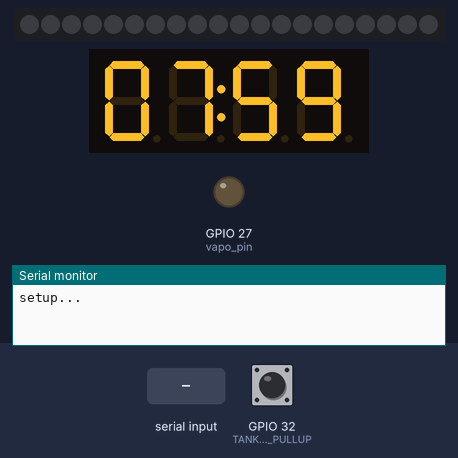
Bench run of a sketch on a simulated ESP32. On the bench: 20 RGB LEDs in strip order, left to right, 4-digit seven-segment display, output pins drawn as LEDs (lit = HIGH), the last lines printed to the serial monitor. Dashed ring = blinking. The inputs (shaded band) are chosen by the test bench; at power-on: GPIO 32 (TANK_PIN_PULLUP) HIGH. Dim RGB values are drawn brighter than linear; the audio player accepts every command and is not drawn.

Above: at 2.1 s.
At 15.9 s:
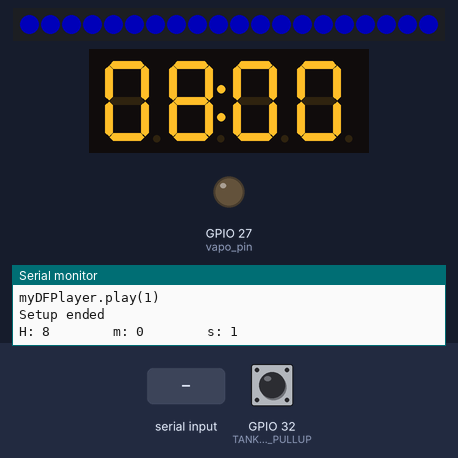
16.0 s: GPIO 32 (TANK_PIN_PULLUP) pulled LOW for 1.95 s
At 17.7 s:
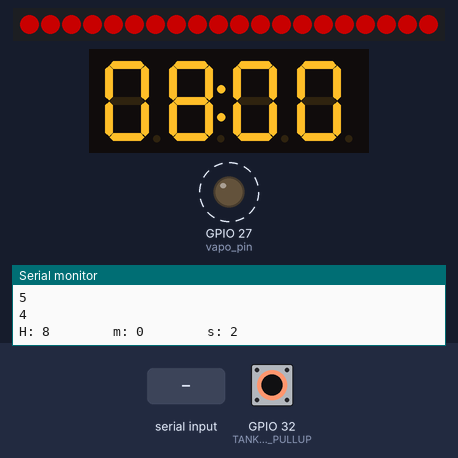
19.8 s: "n\n" received over Serial
At 21.0 s:
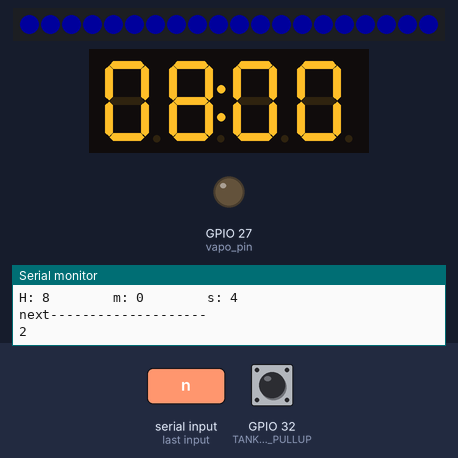
22.3 s: GPIO 32 (TANK_PIN_PULLUP) pulled LOW for 3.2 s
At 24.5 s:
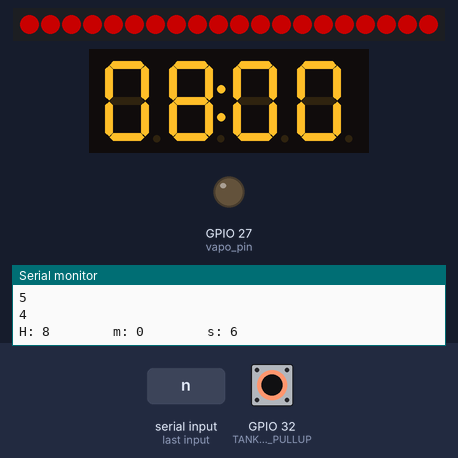
Timing chart, 0 to 31.7 s (numbered marks = the images above; inputs shaded):
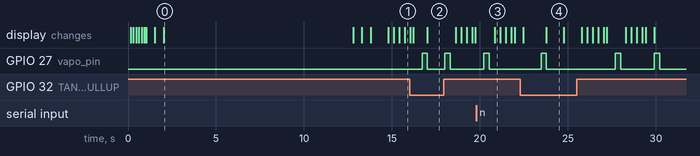

The sketch:

Moka.ino
```cpp
/***************************************************
Demo per moka.
Questo sketch inizializza l'orario del display ad una prefissata impostabile da setup().
Dopo un tot di secondi prefissati da un delay fa scattare l'orario un minuto avanti e fa partire il vaporizzatore insieme
allo speaker che suona il rumore della moka.
Per attivare il pulsante vapo utilizzare un MOS canale N
 ****************************************************/
#include"moka_SD.h"
#include"moka_display.h"
//#include"moka_vapo.h"
#include"moka_LED.h"

#define ON 1
#define OFF 0

extern byte hours;
void setup()
{
  Serial.begin(9600);
  moka_LED_setup();
  moka_display_setup_1();
  moka_SD_setup();
  moka_vapo_setup();
  moka_display_setup_2();
  Serial.println("Setup ended");
  delay(1000);
}

void loop()
{
  moka_display_loop();
  tank_check();
  if(tank_status){
    if (hours==8){
      moka_SD_loop();
      //button_moka_vapo(delay_vapo);   //fa partire il vapo dopo delay_vapo secondi dall'inizio della riproduzione
      if ((minutes==0)&&(seconds<10)){
          button_moka_vapo(ON);
          LED_fading();
      }
      else{
        button_moka_vapo(OFF);
        LED_off();
      }
    }
  }
  else{
    LED_blinking();
    button_moka_vapo(OFF);
  }
  moka_vapo_loop();
}
```

moka_LED.h
```cpp
#include <Adafruit_NeoPixel.h>

#define LED_PIN 4
#define TANK_PIN_PULLUP 32
#define TANK_PIN_NO_PULLUP 33 // CREDO CHE IL SENSORE NON ABBIA BISOGNO DI PULLUP MA IN CASO LO PREDISPONGO
int tank_status;

// Parameter 1 = number of pixels in strip
// Parameter 2 = Arduino pin number (most are valid)
// Parameter 3 = pixel type flags, add together as needed:
//   NEO_KHZ800  800 KHz bitstream (most NeoPixel products w/WS2812 LEDs)
//   NEO_KHZ400  400 KHz (classic 'v1' (not v2) FLORA pixels, WS2811 drivers)
//   NEO_GRB     Pixels are wired for GRB bitstream (most NeoPixel products)
//   NEO_RGB     Pixels are wired for RGB bitstream (v1 FLORA pixels, not v2)
Adafruit_NeoPixel strip = Adafruit_NeoPixel(20, LED_PIN, NEO_GRB + NEO_KHZ800);

// IMPORTANT: To reduce NeoPixel burnout risk, add 1000 uF capacitor across
// pixel power leads, add 300 - 500 Ohm resistor on first pixel's data input
// and minimize distance between Arduino and first pixel. Avoid connecting
// on a live circuit... if you must, connect GND first.


void  moka_LED_setup() {
  strip.begin();
  strip.show(); // initialize all pixels to "off"
  pinMode(TANK_PIN_PULLUP, INPUT_PULLUP);
  pinMode(TANK_PIN_NO_PULLUP, INPUT);
}
// 0 to 255
void brighten() {
  uint16_t i, j;

  for (j = 10; j < 100; j++) {
    for (i = 0; i < strip.numPixels(); i++) {
      strip.setPixelColor(i, 0, 0, j);
    }
    strip.show();
    delay(15);
  }
  delay(500);
}

// 255 to 0
void darken() {
  Serial.begin(9600);
  uint16_t i, j;

  for (j = 100; j > 10; j--) {
    for (i = 0; i < strip.numPixels(); i++) {
      strip.setPixelColor(i, 0, 0, j);
    }
    strip.show();
    delay(15);
    //Serial.println(j);
  }
  delay(500);
}
void LED_fading() {
  static int fading_status=0;
  if (fading_status==0){
     brighten();
     fading_status=1;
  }
  else{
    darken();
    fading_status=0;
  }
  //brighten();
  //darken();
}
void LED_off() {
  strip.clear();
  strip.show();
}

void tank_check(){
  if (digitalRead(TANK_PIN_PULLUP)==LOW)
    tank_status=0;
  else
    tank_status=1;
}

void LED_blinking(){
  static int blinking_status=0;
  uint16_t i;
  if (blinking_status==0){
      for (i = 0; i < strip.numPixels(); i++) {
      strip.setPixelColor(i, 100, 0, 0);
    }
    strip.show();
    delay(1000);
    blinking_status=1;
  }
  else{
    LED_off();
    delay(1000);
    blinking_status=0;
  }
}
```

moka_SD.h
```cpp
// (licence header left out)
/***********Notice and Trouble shooting***************
 1.Connection and Diagram can be found here
<https://www.dfrobot.com/wiki/index.php/DFPlayer_Mini_SKU:DFR0299#Connection_Diagram>
 2.This code is tested on ESP32 boards (changes by pcbreflux).
 ****************************************************/

#include <Arduino.h>
//#include <SoftwareSerial.h>
//#include "AltSoftSerial.h"
#include "DFRobotDFPlayerMini.h"

//SoftwareSerial mySoftwareSerial(16, 17); // RX, TX
//AltSoftSerial mySoftwareSerial(16, 17); // RX, TX
HardwareSerial mySoftwareSerial(1);
DFRobotDFPlayerMini myDFPlayer;
void printDetail(uint8_t type, int value);

void moka_SD_setup()
{
  mySoftwareSerial.begin(9600, SERIAL_8N1, 16, 17);  // speed, type, RX, TX
  Serial.println();
  Serial.println(F("DFRobot DFPlayer Mini Demo"));
  Serial.println(F("Initializing DFPlayer ... (May take 3~5 seconds)"));

  if (!myDFPlayer.begin(mySoftwareSerial)) {  //Use softwareSerial to communicate with mp3.

    Serial.println(myDFPlayer.readType(),HEX);
    Serial.println(F("Unable to begin:"));
    Serial.println(F("1.Please recheck the connection!"));
    Serial.println(F("2.Please insert the SD card!"));
    while(true);
  }
  Serial.println(F("DFPlayer Mini online."));

  myDFPlayer.setTimeOut(500); //Set serial communictaion time out 500ms

  //----Set volume----
  myDFPlayer.volume(20);  //Set volume value (0~30).
  myDFPlayer.volumeUp(); //Volume Up
  myDFPlayer.volumeDown(); //Volume Down

  //----Set different EQ----
  myDFPlayer.EQ(DFPLAYER_EQ_NORMAL);
//  myDFPlayer.EQ(DFPLAYER_EQ_POP);
//  myDFPlayer.EQ(DFPLAYER_EQ_ROCK);
//  myDFPlayer.EQ(DFPLAYER_EQ_JAZZ);
//  myDFPlayer.EQ(DFPLAYER_EQ_CLASSIC);
//  myDFPlayer.EQ(DFPLAYER_EQ_BASS);

  //----Set device we use SD as default----
//  myDFPlayer.outputDevice(DFPLAYER_DEVICE_U_DISK);
  myDFPlayer.outputDevice(DFPLAYER_DEVICE_SD);
//  myDFPlayer.outputDevice(DFPLAYER_DEVICE_AUX);
//  myDFPlayer.outputDevice(DFPLAYER_DEVICE_SLEEP);
//  myDFPlayer.outputDevice(DFPLAYER_DEVICE_FLASH);

  //----Mp3 control----
//  myDFPlayer.sleep();     //sleep
//  myDFPlayer.reset();     //Reset the module
//  myDFPlayer.enableDAC();  //Enable On-chip DAC
//  myDFPlayer.disableDAC();  //Disable On-chip DAC
//  myDFPlayer.outputSetting(true, 15); //output setting, enable the output and set the gain to 15

  int delayms=100;
  //----Mp3 play----
  /*
  Serial.println(F("myDFPlayer.next()"));
  myDFPlayer.next();  //Play next mp3
  delay(delayms);
  Serial.println(F("myDFPlayer.previous()"));
  myDFPlayer.previous();  //Play previous mp3
  delay(delayms);
  Serial.println(F("myDFPlayer.play(1)"));
  myDFPlayer.play(1);  //Play the first mp3
  delay(delayms);
  Serial.println(F("myDFPlayer.loop(1)"));
  myDFPlayer.loop(1);  //Loop the first mp3
  delay(delayms);
  Serial.println(F("myDFPlayer.pause()"));
  myDFPlayer.pause();  //pause the mp3
  delay(delayms);
  Serial.println(F("myDFPlayer.start()"));
  myDFPlayer.start();  //start the mp3 from the pause
  delay(delayms);
  Serial.println(F("myDFPlayer.playFolder(15, 4)"));
  myDFPlayer.playFolder(15, 4);  //play specific mp3 in SD:/15/004.mp3; Folder Name(1~99); File Name(1~255)
  delay(delayms);
  Serial.println(F("myDFPlayer.enableLoopAll()"));
  myDFPlayer.enableLoopAll(); //loop all mp3 files.
  delay(delayms);
  Serial.println(F("myDFPlayer.disableLoopAll()"));
  myDFPlayer.disableLoopAll(); //stop loop all mp3 files.
  delay(delayms);
  Serial.println(F("myDFPlayer.playMp3Folder(4)"));
  myDFPlayer.playMp3Folder(4); //play specific mp3 in SD:/MP3/0004.mp3; File Name(0~65535)
  delay(delayms);
  Serial.println(F("myDFPlayer.advertise(3)"));
  myDFPlayer.advertise(3); //advertise specific mp3 in SD:/ADVERT/0003.mp3; File Name(0~65535)
  delay(delayms);
  Serial.println(F("myDFPlayer.stopAdvertise()"));
  myDFPlayer.stopAdvertise(); //stop advertise
  delay(delayms);
  Serial.println(F("myDFPlayer.playLargeFolder(2,999)"));
  myDFPlayer.playLargeFolder(2, 999); //play specific mp3 in SD:/02/004.mp3; Folder Name(1~10); File Name(1~1000)
  delay(delayms);
  Serial.println(F("myDFPlayer.loopFolder(5)"));
  myDFPlayer.loopFolder(5); //loop all mp3 files in folder SD:/05.
  delay(delayms);
  Serial.println(F("myDFPlayer.randomAll()"));
  myDFPlayer.randomAll(); //Random play all the mp3.
  delay(delayms);
  Serial.println(F("myDFPlayer.enableLoop()"));
  myDFPlayer.enableLoop(); //enable loop.
  delay(delayms);
  Serial.println(F("myDFPlayer.disableLoop()"));
  myDFPlayer.disableLoop(); //disable loop.
  delay(delayms);
  */

  //----Read imformation----
  Serial.println(F("readState--------------------"));
  Serial.println(myDFPlayer.readState()); //read mp3 state
  Serial.println(F("readVolume--------------------"));
  Serial.println(myDFPlayer.readVolume()); //read current volume
  //Serial.println(F("readEQ--------------------"));
  //Serial.println(myDFPlayer.readEQ()); //read EQ setting
  Serial.println(F("readFileCounts--------------------"));
  Serial.println(myDFPlayer.readFileCounts()); //read all file counts in SD card
  Serial.println(F("readCurrentFileNumber--------------------"));
  Serial.println(myDFPlayer.readCurrentFileNumber()); //read current play file number
  Serial.println(F("readFileCountsInFolder--------------------"));
  Serial.println(myDFPlayer.readFileCountsInFolder(3)); //read fill counts in folder SD:/03
  Serial.println(F("--------------------"));

  Serial.println(F("myDFPlayer.play(1)"));
  myDFPlayer.play(1);  //Play the first mp3
}

void moka_SD_loop()
{
  // static unsigned long timer = millis();

 if (Serial.available()) {
    String inData = "";
    inData = Serial.readStringUntil('\n');
    if (inData.startsWith("n")) {
      Serial.println(F("next--------------------"));
      myDFPlayer.next();
      Serial.println(myDFPlayer.readCurrentFileNumber()); //read current play file number
    } else if (inData.startsWith("p")) {
      Serial.println(F("previous--------------------"));
      myDFPlayer.previous();
      Serial.println(myDFPlayer.readCurrentFileNumber()); //read current play file number
    } else if (inData.startsWith("+")) {
      Serial.println(F("up--------------------"));
      myDFPlayer.volumeUp();
      Serial.println(myDFPlayer.readVolume()); //read current volume
    } else if (inData.startsWith("-")) {
      Serial.println(F("down--------------------"));
      myDFPlayer.volumeDown();
      Serial.println(myDFPlayer.readVolume()); //read current volume
    } else if (inData.startsWith("*")) {
      Serial.println(F("pause--------------------"));
      myDFPlayer.pause();
    } else if (inData.startsWith(">")) {
      Serial.println(F("start--------------------"));
      myDFPlayer.start();
    }
 }

 if (myDFPlayer.available()) {
  if (myDFPlayer.readType()==DFPlayerPlayFinished) {
    Serial.println(myDFPlayer.read());
    Serial.println(F("next--------------------"));
     myDFPlayer.next();  //Play next mp3 every 3 second.
    Serial.println(F("readCurrentFileNumber--------------------"));
    Serial.println(myDFPlayer.readCurrentFileNumber()); //read current play file number
    delay(500);
  }
 }
 // if (myDFPlayer.available()) {
 //   printDetail(myDFPlayer.readType(), myDFPlayer.read()); //Print the detail message from DFPlayer to handle different errors and states.
 // }
}

void printDetail(uint8_t type, int value){
  switch (type) {
    case TimeOut:
      Serial.println(F("Time Out!"));
      break;
    case WrongStack:
      Serial.println(F("Stack Wrong!"));
      break;
    case DFPlayerCardInserted:
      Serial.println(F("Card Inserted!"));
      break;
    case DFPlayerCardRemoved:
      Serial.println(F("Card Removed!"));
      break;
    case DFPlayerCardOnline:
      Serial.println(F("Card Online!"));
      break;
    case DFPlayerPlayFinished:
      Serial.print(F("Number:"));
      Serial.print(value);
      Serial.println(F(" Play Finished!"));
      break;
    case DFPlayerError:
      Serial.print(F("DFPlayerError:"));
      switch (value) {
        case Busy:
          Serial.println(F("Card not found"));
          break;
        case Sleeping:
          Serial.println(F("Sleeping"));
          break;
        case SerialWrongStack:
          Serial.println(F("Get Wrong Stack"));
          break;
        case CheckSumNotMatch:
          Serial.println(F("Check Sum Not Match"));
          break;
        case FileIndexOut:
          Serial.println(F("File Index Out of Bound"));
          break;
        case FileMismatch:
          Serial.println(F("Cannot Find File"));
          break;
        case Advertise:
          Serial.println(F("In Advertise"));
          break;
        default:
          break;
      }
      break;
    default:
      break;
  }
}
```

moka_display.h
```cpp
/*
  Clock example example (Extended class example)
  Display a clock on the display. For this demo you can add a speed multiplier to make the clock run faster. For a real clock you want to use a delay of 1 min or even use a Real Time Clock module (RTC)
  The circuit:
  * connect TM1637 pin CLK to Arduino pin 13
  * connect TM1637 pin DIO to Arduino pin 12
  * connect TM1637 pin Vcc to Arduino pin 5V
  * connect TM1637 pin GND to Arduino pin GND
  Created 25 September 2015
  By Bram Harmsen
  https://github.com/bremme/arduino-tm1637
*/
// include the SevenSegmentTM1637 library
#include "SevenSegmentTM1637.h"
#include "SevenSegmentExtended.h"
#include "moka_vapo.h"

/* initialize global TM1637 Display object
*  The constructor takes two arguments, the number of the clock pin and the digital output pin:
* SevenSegmentTM1637(byte pinCLK, byte pinDIO);
*/
const byte PIN_CLK = 13;   // define CLK pin (any digital pin)
const byte PIN_DIO = 12;   // define DIO pin (any digital pin)
SevenSegmentExtended      display(PIN_CLK, PIN_DIO);

const unsigned int clockSpeed = 10000;    // speed up clock for demo

volatile int interruptCounter;
byte seconds, minutes, hours;

hw_timer_t * timer = NULL;
portMUX_TYPE timerMux = portMUX_INITIALIZER_UNLOCKED;

void IRAM_ATTR onTimer() {
  portENTER_CRITICAL_ISR(&timerMux);
  interruptCounter++;
  portEXIT_CRITICAL_ISR(&timerMux);
}


// run setup code
void moka_display_setup_1() {
  hours=7;
  minutes=59;
  //seconds=45;  //credo si possa omettere perchè non è visualizzato a display

  display.begin();            // initializes the display
  display.setBacklight(100);  // set the brightness to 100 %
  Serial.print("setup...");
  display.printTime(hours, minutes, true);
  delay(10000); //aspetto 10 sec prima di far scattare le 08:00
}
void moka_display_setup_2() {   //ho diviso il setup in 2 parti per eseguire la seconda parte dopo il setup
                                // SD perchè questo comportava un piccolo malfunzionamento nei timer.
  hours=8;
  minutes=0;
  seconds=0;
  display.printTime(hours, minutes, true);

  timer = timerBegin(0, 80, true);
  timerAttachInterrupt(timer, &onTimer, true);
  timerAlarmWrite(timer, 1000000, true);
  timerAlarmEnable(timer);
};

// run loop (forever)
void moka_display_loop() {
  if (interruptCounter > 0) {

    portENTER_CRITICAL(&timerMux);
    interruptCounter--;
    portEXIT_CRITICAL(&timerMux);

    if (vapo_button){    //timer che tiene premuto il pulsante vapo per accenderlo o spegnerlo (1 sec credo vada bene).
      Serial.println(vapo_button);
      vapo_button--;
      Serial.println(vapo_button);
    }
    seconds++;
    if (seconds>=60){
      minutes++;
      seconds=0;
      if (minutes>=60){
        hours++;
        minutes=0;
        if (hours>=24){
          hours=0;
        }
      }
      display.printTime(hours, minutes, true);
    }
    Serial.print("H: ");
    Serial.print(hours);
    Serial.print("        m: ");
    Serial.print(minutes);
    Serial.print("        s: ");
    Serial.println(seconds);
  }
};
```

moka_vapo.h
```cpp
#define vapo_pin 27
#define delay_vapo 5000


int vapo_button; //decremento timer gestito in moka_display insieme all'orario.
int vapo_flag;
bool status_precedente;
//void button_moka_vapo(){
//  vapo_button=10;
//}
void button_moka_vapo(bool status_nuovo){
  //static bool status_precedente=0;
  if (status_nuovo!=status_precedente){
    status_precedente = status_nuovo;
    vapo_button = 5; // fa partire il timer che tiene alta l'uscita che pilota il transistor parallelato al pulsante del vapo
                    // in modo da accendere e spegnere il vapo
//    Serial.print("vapo_button:  ");
//    Serial.println(vapo_button);
    vapo_flag = 1;
  }
}
void moka_vapo_setup(){
  pinMode(vapo_pin, OUTPUT);
}
void moka_vapo_loop(){
//  if (vapo_button){
//    digitalWrite(vapo_pin, HIGH);
//  }
//  else {
//    digitalWrite(vapo_pin, LOW);
//  }
if (vapo_flag){
    digitalWrite(vapo_pin, HIGH);
    delay(300);
    digitalWrite(vapo_pin, LOW);
    vapo_flag=0;
  }
}


//----------
```

Measured:
- what the display in image 0 shows lasts 10.8 s, from 2.0 s to 12.8 s
- what the display in image 4 shows lasts 1.0 s, from 23.8 s to 24.8 s
